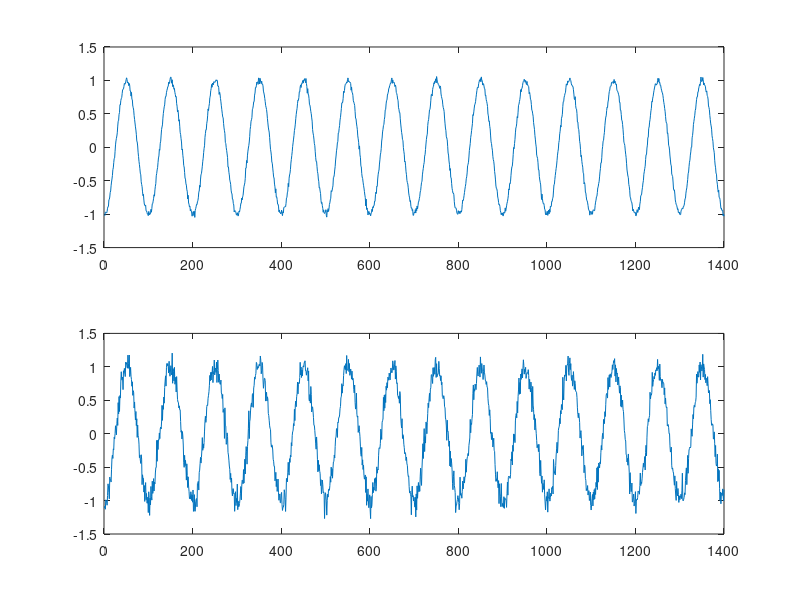

The MATLAB source for this figure:
%TestMTCodeScript.m
%below code is written to test various Spec and Coh fxns...

% comment out lines below that you don't want to test
% below code is written to test various Spec and Coh fxns...
% X and Y are the fake LFP signals (sine waves plus noise) and Spk and Spk2
% are the fake spike data, with Spikes at set times plus spikes at random
% times added

clear options
bn=[-400 900];
Fs=1000;

ClusShuffOpts.TestType=3;
%ClusShuffOpts.NormAboveThreshStats=1;
ClusShuffOpts.SpecTestStat=2;
ClusShuffOpts.nShuffs=5;
ClusShuffOpts.CohTest=1;
ClusShuffOpts.CohTestStat=2;   %1 for CohZPF, 2 for Fisher's Z
ClusShuffOpts.SpecTest=0;
ClusShuffOpts.SpecTestStat=1;   %1 to use a sign-rank test test stat, 2 to use the log-normalized differences as the test stat
ClusShuffOpts.PCohTest=1;
ClusShuffOpts.PCohTestStat=2;
ClusShuffOpts.PSpecTest=0;
ClusShuffOpts.PSpecTestStat=1;

%test the new options format of the code
%tapers,sampling, dn, fk, plotflag, t0, normfreqs, pad, pval, JustPartFlag,errType,ZTransFlag,ClusShuffOpts)
options.tapers=[.6 5];
options.sampling=Fs;
options.fk=[0 300];
options.plotflag=1;
options.t0=bn(1);
options.bn=bn;
options.normfreqs=0;
options.pad=1;
options.JustPartFlag=0;
options.errType=2;
options.ZTransFlag=2;

options.ClusShuffOpts=ClusShuffOpts;

clear Spk*
nTr=15;

nt=1400;
X=repmat(0,nTr,nt);
Y=X;
t=0:nt-1;
Fs=1000;

phi1=pi/4;
phi2=pi;

FreqPer=12.5;     %samps/cyc
FreqPer2=100;
for it=1:nTr
    tmpnums=randperm(1400);
    tmpnums=tmpnums-400;
    %Spk(it,:)=[(300:FreqPer:600) tmpnums(1:20)];
    Spk(it,:)=[tmpnums(1:20)];
    
    %insert Nans to test if those cause a problem
    %Spk(it,end-it:end)=NaN;
    
    %Spk2(it,:)=[(100:FreqPer:800) tmpnums(21:40)];
    Spk2(it,:)=[tmpnums(21:40)];
        
    %arranging spks for Chron Code
    SpkStruc1(it).times=Spk(it,:)';
    SpkStruc2(it).times=Spk2(it,:)';
    
    RAmp=rand;
    RAmp=1;

    X(it,:)=RAmp*cos(2*pi*t/FreqPer-phi1) + 10.01*randn(1,nt);
    Y(it,:)=RAmp*cos(2*pi*t/FreqPer2-phi2) + .1*randn(1,nt);       
    X1(it,:)=RAmp*exp(1i*(2*pi*t/FreqPer-phi1)) + .01*randn(1,nt);
    Y1(it,:)=RAmp*exp(1i*(2*pi*t/FreqPer2-phi2)) + .01*randn(1,nt);        
    Z(it,:)=X(it,:).*Y(it,:);
    Z1(it,:)=X1(it,:).*Y1(it,:);
end

%test to see FX of freq. residual vs time residual for sine wave plus noise... to do this I stopped it during the function below   
figure
subplot(211)
plot(mean(Y))
subplot(212)
plot(Y(1,:))

%I really don't even need to test this... it's obvious that with a pure
%sine wave, temporal and fourier comp averages will be the same...
%averaging the fourier components at a given frequency can just be thought of as filtering
%before averaging

return

%below- tests to see teh resulting spectrum from multiplying sinusoids when
%thinking about that paper that Corrie sent out a little while ago- Darvas
%et al 2009
% figure
% %plot(X,'Color',mycolors(1));
% hold on
% %plot(Y,'Color',mycolors(2));
% plot(real(X1(1,:)),'Color',mycolors(3));
% plot(real(Y1(1,:)),'Color',mycolors(4));
% %plot(imag(X1),'Color',mycolors(5));
% %plot(imag(Y1),'Color',mycolors(6));
% plot(real(Z1(1,:)),'Color',mycolors(7));
% %plot(imag(Z1),'Color',mycolors(2));
% plot(real(Z(1,:)),'Color',mycolors(5));
% plot(real(Z(1,:))-real(Z1(1,:)),'Color',mycolors(4));
% 
% [Sx, f, tout]=LFPSpec(X,options);
% [Sy, f, tout]=LFPSpec(Y,options);
% [Sz, f, tout]=LFPSpec(Z,options);

%[coh,f,tout,Pcoh,Sx,Sy,PSx,PSy,N,dn,nwin,err,tmpdf1,tmpdf2]
%[coh,Myf,tout,PCoh,MyS1,MyS2,MyPS1,MyPS2,N,dn,nwin,err] = Spk_SpkCoh(Spk,Spk2,options);
[coh,Myf,tout,PCoh,MyS1,MyS2,MyPS1,MyPS2,N,dn,nwin] = Spk_SpkCoh(Spk,Spk2,options);

return

[~,Myf,~, Sx, Sy] = LFP_LFPCoh(X,Y,[],1000, [], [500], 0,[],[],4);

%[coh, f, tout, Sx, Sy, Pcoh, PSx, PSy, N, dn, nwin, errSF]=Spk_LFPCoh(Spk,X,options);
[coh, f, tout]=Spk_LFPCoh(Spk,X);%,options);    
[coh2, f2, tout2]=Spk_LFPCoh(Spk,-X);   %to tets teh effect of negating LFPs on Spk_Fld coherence

coh=coh(~isnan(coh));
coh2=coh2(~isnan(coh2));

PrecMarg=1e-5;

cohang=angle(coh)*180/pi;
cohang2=angle(coh2)*180/pi;
cohang3=cohang+180;
cohang3(cohang3>180)=cohang3(cohang3>180)-360;

cohmag=abs(coh);
cohmag2=abs(coh2);

numspc=numel(coh);
numeqph=sum(sum( abs(cohang3-cohang2)<PrecMarg ));
numeqmag=sum(sum( abs(cohmag2-cohmag)<PrecMarg ));

disp( [num2str(numeqph) ' out of ' num2str(numspc) ' spots have phases off by exactly 180 degrees.'] )
disp( [num2str(numeqmag) ' out of ' num2str(numspc) ' spots have the same coherence magnitude.'] )
%PostHocCohAngPlot(coh,f,tout);
return

%[Sx, f, tout, PSx, N, dn, nwin, errSSpec]=SpkSpec(Spk,options);

%[coh, f, tout, Sx, Sy, Pcoh, PSx, PSy, N, dn, nwin]=Spk_SpkCoh(Spk,Spk2,options);

[coh,Myf,tout, Sx, Sy] = LFP_LFPCoh(X,Y,[],1000, [], [500], 0,[],[],4);
PostHocSpecPlot(Sx,Myf,tout,'Sx')
PostHocSpecPlot(Sy,Myf,tout,'Sy')

return
%times can't be neg b/c chron sux
%bn=bn+400;


%spk checks
%[spec,f,tout,N,dn,nwin,err] = SpkSpec(Spk,tapers,bn, sampling, dn, fk, plotflag, pad, pval, flag)
%[coh,Myf,tout,MyS1,MyS2,N,dn,nwin,err] = Spk_SpkCoh(Spk,Spk2,tapers,bn, sampling, dn, fk, plotflag, pad, pval, flag)
%tic
[coh,Myf,tout,MyS1,MyS2,Pcoh,PS1,PS2] = Spk_SpkCoh(Spk,Spk2,[],bn, [], [], [500], 1);
%toc

%[coh,f,tout,S1,S2,Pcoh,PS1,PS2,N,dn,nwin,err] = Spk_LFPCoh(Spk,Y,tapers,t0,bn, sampling, dn, fk, plotflag, pad, pval, JustPartFlag,errType,ZTransFlag)
[coh,Myf,tout,MyS1,MyS2,Pcoh,PS1,PS2] = Spk_LFPCoh(Spk,X,[],0,[0 1000], 1000, [], [500], 1);

return

%crhon opts
params.tapers=[1 1];
params.trialave=1;
params.Fs=1;
params.pad=2;

%chron check
%[C,phi,S12,S1,S2,f,zerosp,confC,phistd,Cerr]=coherencypt(SpkStruc1,SpkStruc2,params,fscorr,t)
%[C,phi,S12,S1,S2,f]=coherencypt(SpkStruc1,SpkStruc2,params,0,t)
%[C,phi,S12,S1,S2,t,f,zerosp,confC,phistd,Cerr]=cohgrampt(data1,data2,movingwin,params,fscorr)
%tic
%[C,phi,S12,S1,S2,t,f]=cohgrampt(SpkStruc1,SpkStruc2,[200 10],params,0);
%toc

%LFP checks
%[coh,f,tout, Sx, Sy,Pcoh, N,dn,nwin,err] = LFP_LFPCoh(X,Y,tapers,sampling, dn, fk, plotflag, t0, normfreqs, pad, pval, flag, JustPartFlag)
tic
[coh,Myf,tout, Sx, Sy] = LFP_LFPCoh(X,Y,[],1000, [], [500], 0,[],[],4);
toc

%[C,phi,S12,S1,S2,t,f,confC,phistd,Cerr]=cohgramc(data1,data2,movingwin,params)
tic
[C,phi,S12,S1,S2,t,f]=cohgramc(X',Y',[200 10],params);
%figure
%plot_matrix(C,t,f,'n')
toc

return


figure
plot(X)
hold on
tmpperm=randperm(length(X));
plot(X( 1,tmpperm ),'r')
[spec,f]=GetOneSlepSpec(X,1000,[],0);
[shspec,shf]=GetOneSlepSpec(X(1,tmpperm),1000,[],0);
figure
loglog(f,spec,'b')
hold on
loglog(shf,shspec,'r')
return

%below portion of code tests of mtfiltering to work out strategies to apply anti-aliasing filtering
%digitally before sub-sampling
Fs=1000;
taps=[.2 400];

%tic
XF2=mtfilter(X, taps, 1000, 0);     %this actually works slightly faster than the version below, and produces essentially the same output
%toc

% tic
% MyFilt=mtfilt(taps,1000,0);
% XF1=filtfilt(MyFilt,1,X);
% toc

figure
%plot(XF1,'b')
hold on
plot(XF2,'r')
plot(X,'g')

Xn=randn(1,20000);
XnF2=mtfilter(Xn, taps, 1000, 0);
LFPSpec(XnF2,[.2 5],1000,.01,500,1);
return

%[spec,f,tout,N,dn,nwin,err] = LFPSpec(X,tapers,sampling, dn, fk, plotflag, t0, normfreqs, pad, pval, flag)
LFPSpec(X,[],1000,[],[],[],1);

%[coh,f,tout,Sx, Sy, N,dn,nwin,err] = LFP_LFPCoh(X,Y,tapers,sampling, dn, fk, plotflag, t0, normfreqs, pad, pval, flag)
[coh,f,tout,Sx, Sy]=LFP_LFPCoh(X,Y,[],1000);
Spk_LFPCoh(Spk,X,[],0,[100 1000],1000,.01,200,1,2,0.05,1);

%[spec,f,tout,N,dn,nwin,err] = SpkSpec(Spk,tapers,bn, sampling, dn, fk, plotflag, pad, pval, flag)
SpkSpec(Spk,[],[-400 1000],1000,.01,200,1,2,0.05,1);
return


